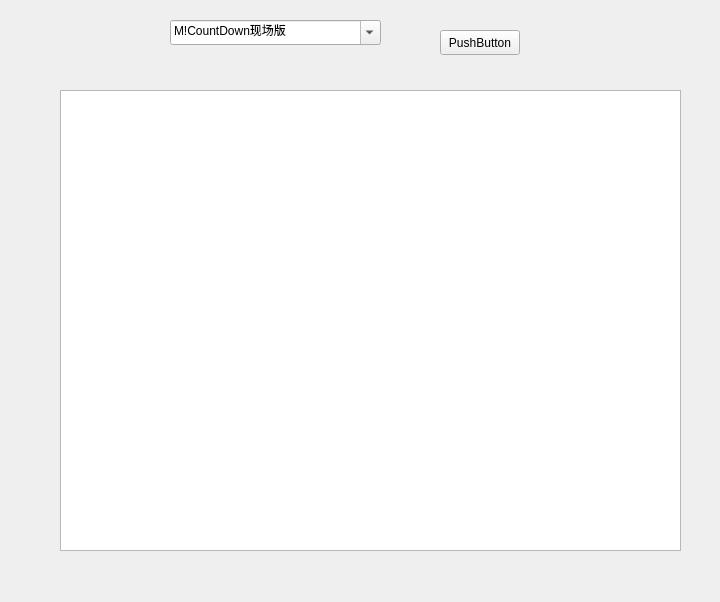
<?xml version="1.0" encoding="UTF-8"?>
<ui version="4.0">
 <class>FunWeb</class>
 <widget class="QWidget" name="FunWeb">
  <property name="geometry">
   <rect>
    <x>0</x>
    <y>0</y>
    <width>720</width>
    <height>602</height>
   </rect>
  </property>
  <property name="windowTitle">
   <string>Form</string>
  </property>
  <widget class="QListView" name="listView">
   <property name="geometry">
    <rect>
     <x>60</x>
     <y>90</y>
     <width>621</width>
     <height>461</height>
    </rect>
   </property>
   <property name="editTriggers">
    <set>QAbstractItemView::NoEditTriggers</set>
   </property>
  </widget>
  <widget class="QPushButton" name="pushButton">
   <property name="geometry">
    <rect>
     <x>440</x>
     <y>30</y>
     <width>80</width>
     <height>25</height>
    </rect>
   </property>
   <property name="text">
    <string>PushButton</string>
   </property>
  </widget>
  <widget class="QComboBox" name="comboBox">
   <property name="geometry">
    <rect>
     <x>170</x>
     <y>20</y>
     <width>211</width>
     <height>25</height>
    </rect>
   </property>
   <property name="editable">
    <bool>true</bool>
   </property>
   <item>
    <property name="text">
     <string>M!CountDown现场版</string>
    </property>
   </item>
   <item>
    <property name="text">
     <string>韩国</string>
    </property>
   </item>
  </widget>
 </widget>
 <resources/>
 <connections/>
</ui>
